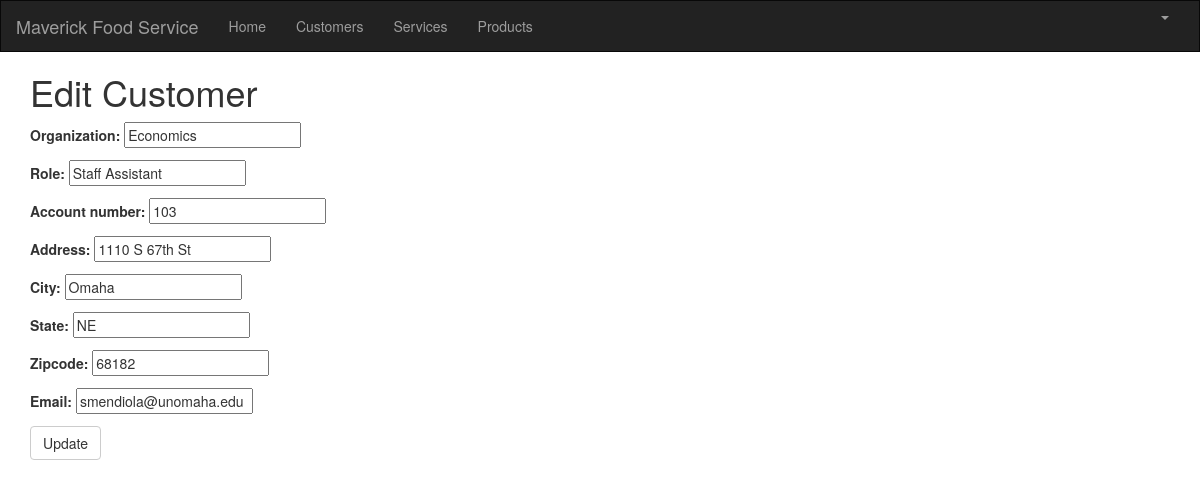
Page /customer/3/edit/ (signed in) on the earlier database version.
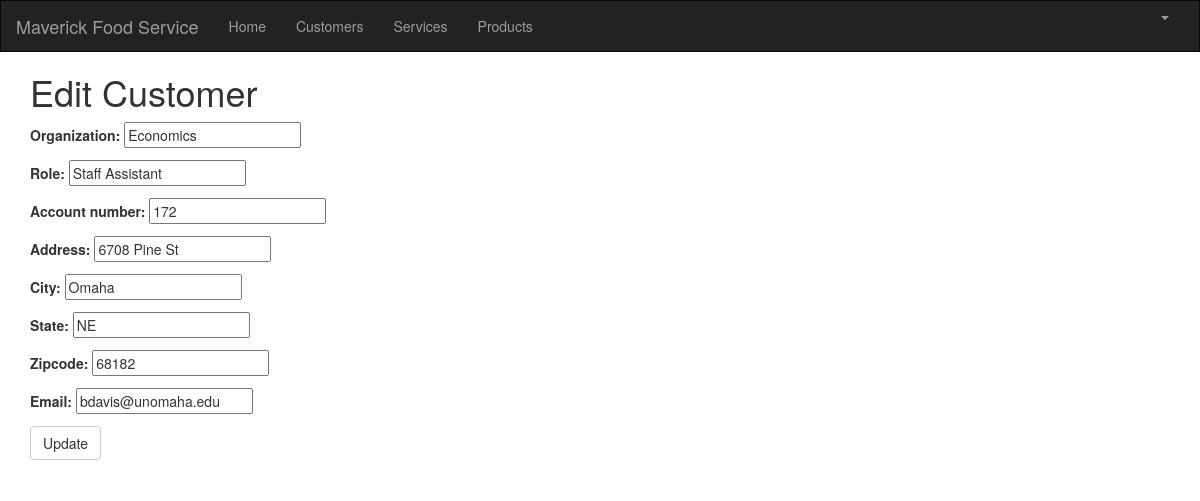
Same page on the later database version.
### mfscrm/crm/models.py (models this page shows, shortened)
class Customer(models.Model):
    cust_name = models.CharField(max_length=50)
    organization = models.CharField(max_length=100, blank=True)
    role = models.CharField(max_length=100)
    email = models.EmailField(max_length=100)
    bldgroom = models.CharField(max_length=100)
    address = models.CharField(max_length=200)
    account_number = models.IntegerField(blank=False, null=False)
    city = models.CharField(max_length=50)
    state = models.CharField(max_length=50)
    zipcode = models.CharField(max_length=10)
    phone_number = models.CharField(max_length=50)
    created_date = models.DateTimeField(
        default=timezone.now)
    updated_date = models.DateTimeField(auto_now_add=True)

### mfscrm/crm/views.py (the view)
# urls.py: path('customer/<int:pk>/edit/', views.customer_edit, name='customer_edit'),
@login_required
def customer_edit(request, pk):
   customer = get_object_or_404(Customer, pk=pk)
   if request.method == "POST":
       form = CustomerForm(request.POST, instance=customer)
       if form.is_valid():
           customer = form.save(commit=False)
           customer.updated_date = timezone.now()
           customer.save()
           customer = Customer.objects.filter(created_date__lte=timezone.now())
           return render(request, 'crm/customer_list.html',
                         {'customers': customer})
   else:
       form = CustomerForm(instance=customer)
   return render(request, 'crm/customer_edit.html', {'form': form})

### mfscrm/crm/forms.py
class CustomerForm(forms.ModelForm):
    class Meta:
        model = Customer
        fields = ('customer_name', 'organization', 'role', 'bldgeroom', 'account_number', 'address', 'city', 'state', 'zipcode', 'email','website')

### mfscrm/crm/templates/crm/customer_edit.html
{% extends 'crm/base.html' %}
{% block content %}
    <h1>Edit Customer</h1>
    <form method="POST" class="customer-form">{% csrf_token %}
        {{ form.as_p }}
        <button type="submit" class="save btn btn-default">Update</button>
    </form>
{% endblock %}

Differences in the rows shown:
changed Customer "Economics": account_number "103" → "172"; address "1110 S 67th St" → "6708 Pine St"; email "smendiola@unomaha.edu" → "bdavis@unomaha.edu"
